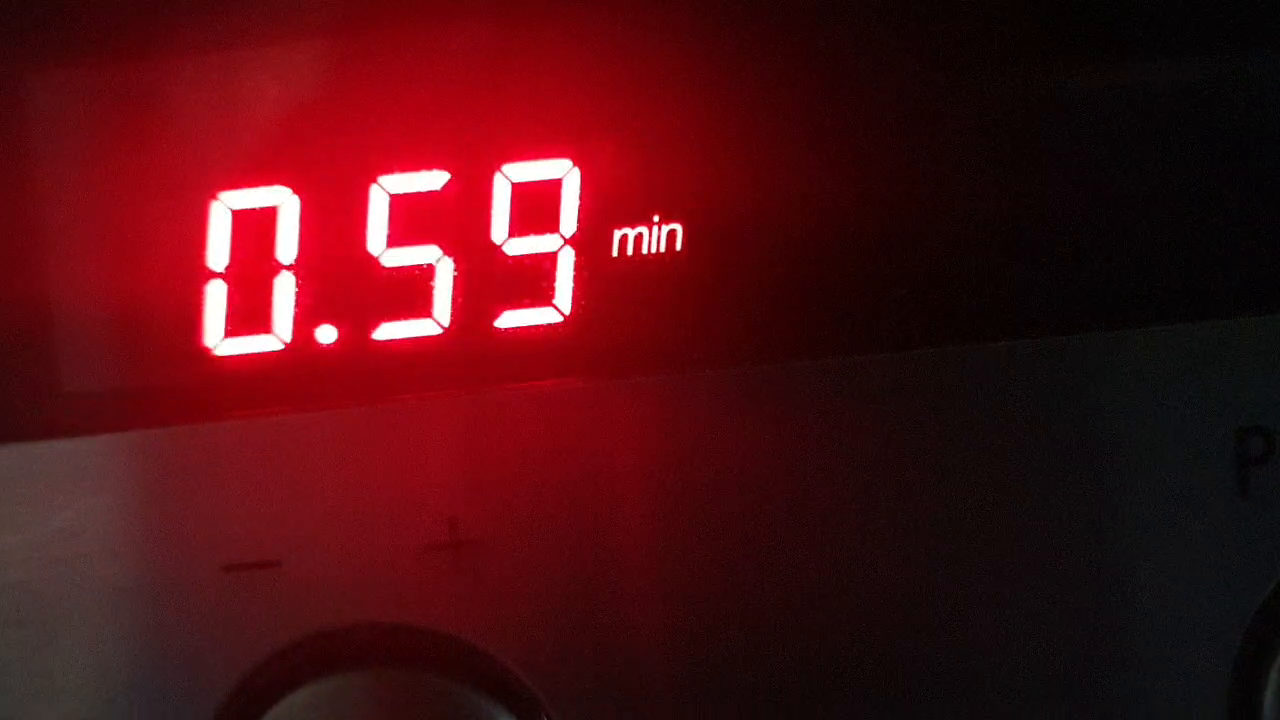
#> input picture images/demo.png, 1280 x 720 px
$ jupyter execute K-means.ipynb   (shell and % lines are left out)
#> lines starting #> are read from the running program, lines starting #| are printed output that depends on the picture
# K-means Clustering

### Import resources and display image

[cell 1]
import numpy as np
import matplotlib.pyplot as plt
import cv2


# Read in the image
## TODO: Check out the images directory to see other images you can work with
# And select one!
image = cv2.imread('images/demo.png')
#> image is the input picture: shape (720, 1280, 3); mean B, G, R 19.8, 15, 78.2

# Change color to RGB (from BGR)
image = cv2.cvtColor(image, cv2.COLOR_BGR2RGB)

plt.imshow(image)

### Prepare data for k-means

[cell 2]
# Reshape image into a 2D array of pixels and 3 color values (RGB)
pixel_vals = image.reshape((-1,3))

# Convert to float type
pixel_vals = np.float32(pixel_vals)

### Implement k-means clustering

[cell 3]
# define stopping criteria
# you can change the number of max iterations for faster convergence!
criteria = (cv2.TERM_CRITERIA_EPS + cv2.TERM_CRITERIA_MAX_ITER, 100, 0.2)

## TODO: Select a value for k
# then perform k-means clustering
k = 3
retval, labels, centers = cv2.kmeans(pixel_vals, k, None, criteria, 10, cv2.KMEANS_RANDOM_CENTERS)
#> retval = 1.25e+09; centers = [[142.5, 8.52, 19.41], [251.3, 235.9, 236.6], [33.91, 9.66, 11.12]]

# convert data into 8-bit values
centers = np.uint8(centers)
#> centers = [[142, 8, 19], [251, 235, 236], [33, 9, 11]]
segmented_data = centers[labels.flatten()]

# reshape data into the original image dimensions
segmented_image = segmented_data.reshape((image.shape))
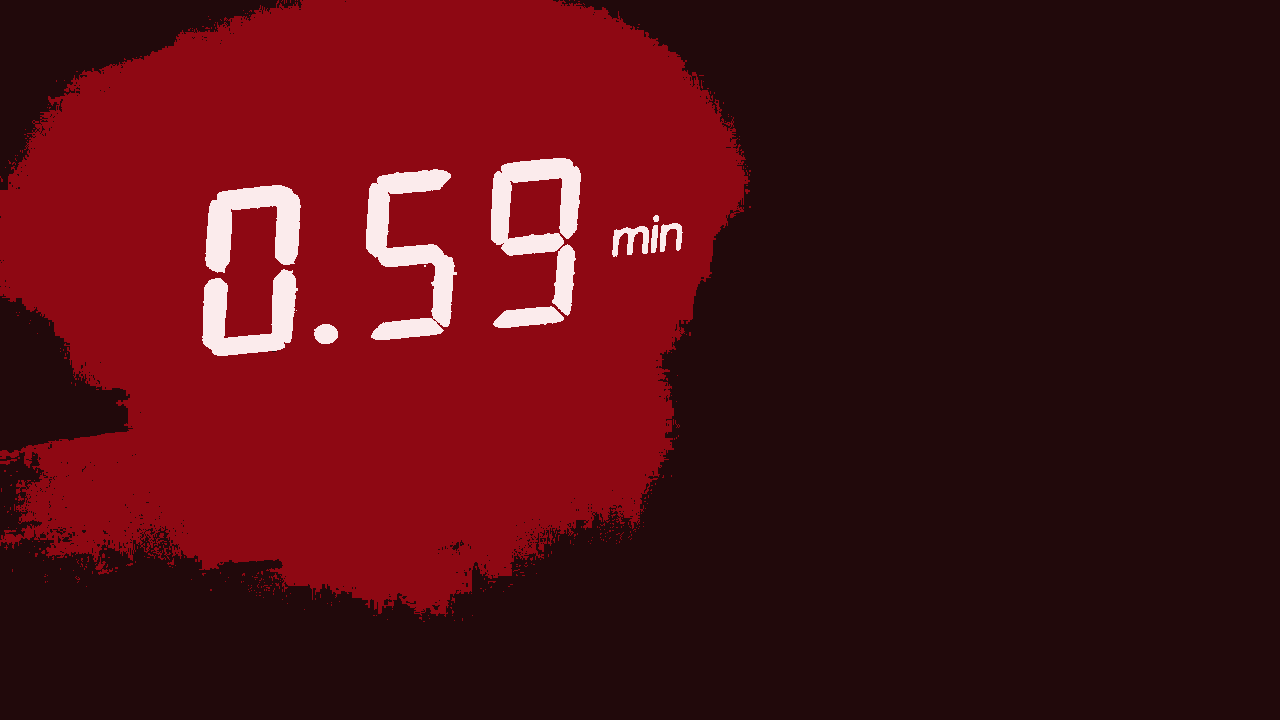
#> segmented_image: shape (720, 1280, 3); mean R, G, B 77.5, 14.4, 19.5
labels_reshape = labels.reshape(image.shape[0], image.shape[1])
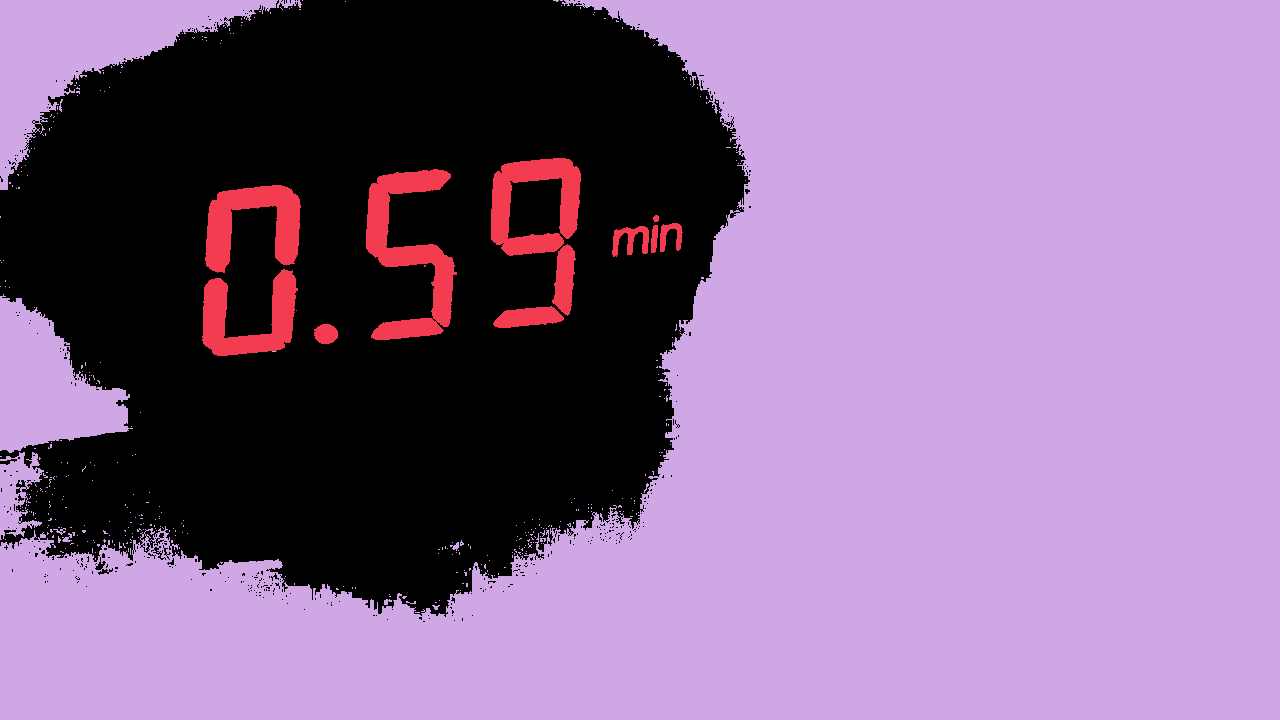
#> labels_reshape: shape (720, 1280) int32; 3 distinct labels, from 0 to 2; one colour per label, 0 black

plt.imshow(segmented_image)

[cell 4]
# Visualize one segment, try to find which is the leaves, background, etc!
plt.imshow(labels_reshape==0, cmap='gray')
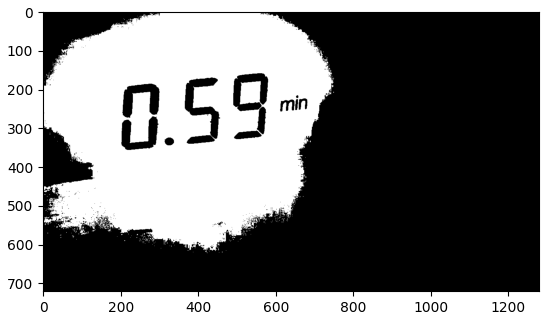
#> figure drawn by matplotlib, 1 panel

[cell 5]
# mask an image segment by cluster

cluster = 0 # the first cluster

masked_image = np.copy(image)
# turn the mask green!
masked_image[labels_reshape == cluster] = [0, 255, 0]
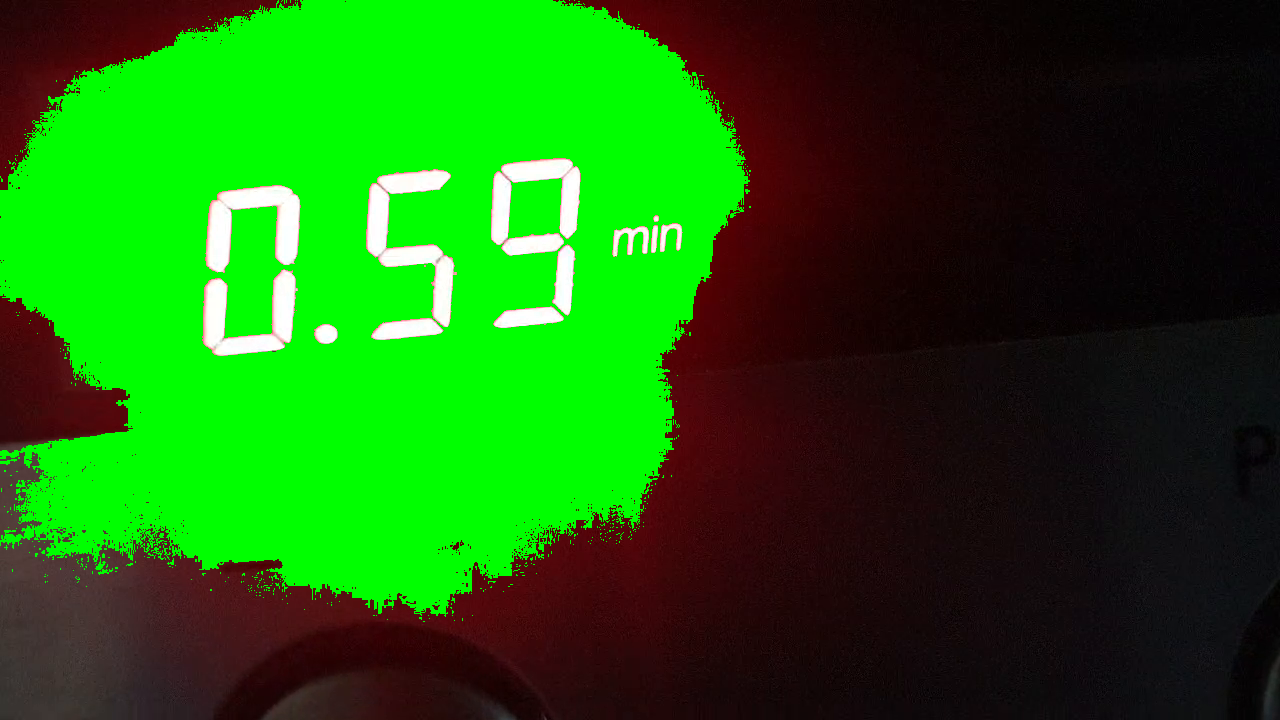
#> masked_image: shape (720, 1280, 3); mean R, G, B 27.3, 103.1, 12.8

plt.imshow(masked_image)
